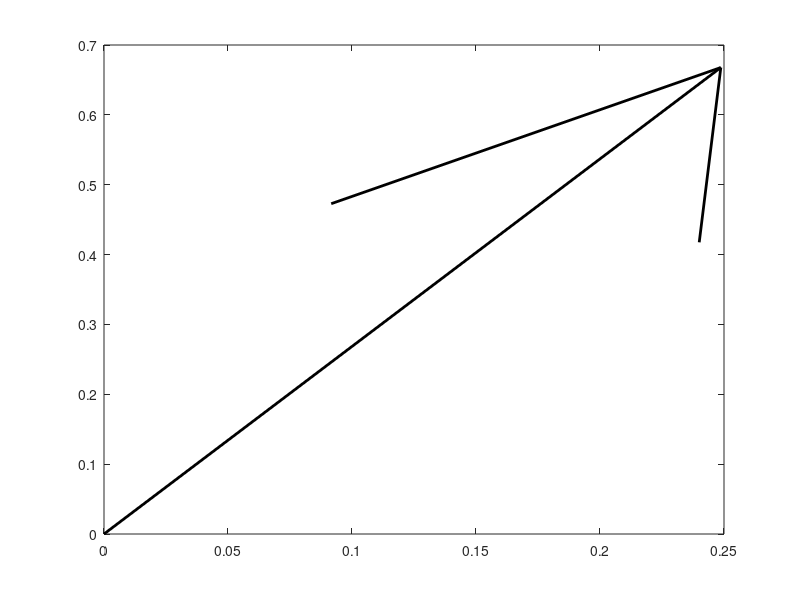

MATLAB code for this plot: (Note: this script raises an error after producing the figure.)
function rotate2D_test
addpath('..')

%% Create a random vector (50% chance to be column)
if rand < 0.5
  disp('Testing with column vector')
  v = rand(2,1);
else
  disp('Testing with row vector')
  v = rand(1,2);
end

%% Plot
figure;
quiver(0, 0, v(1), v(2), 'k', 'linewidth', 2);
hold on

%% Generate random angles
N = 10;
thetas = -2*pi + 4*pi*rand(N,1);

%% Rotate and plot
colors = jet(N);
qs = [];
for i = 1:N
  vOut = rotate2D(v, thetas(i));
  qs = [qs quiver(0, 0, vOut(1), vOut(2), 'color', colors(i,:))];
end

legend(qs, cellstr(num2str(thetas*180/pi)))
end